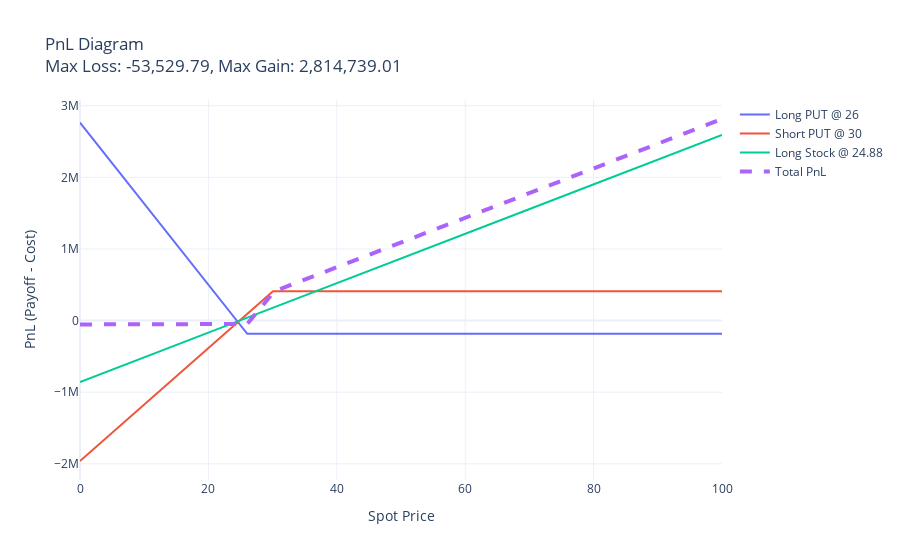

This figure's notebook cell:
### Code cell
# Example usage:
spot_prices = np.linspace(0, 100, 500)
exchange_rate = 1.1346
portfolio = Portfolio(exchange_rate=exchange_rate)
portfolio.add_leg(OptionLeg(strike=26, price=1.6291, quantity=100000, option_type='put'))
portfolio.add_leg(OptionLeg(strike=30, price=5.1736, quantity=-69600, option_type='put'))
portfolio.add_leg(StockLeg(price=24.88, quantity=30400))

portfolio.summary(spot_prices)
portfolio.plot_pnl(spot_prices)

### Figure 1 — Plotly figure (JSON) as saved in the notebook; plotly's stock layout.template omitted (floating-point values rounded to 4 significant figures; data arrays with more than 128 entries replaced by an {"elided": "..."} marker saying what was removed)
{"data": [{"mode": "lines", "name": "Long PUT @ 26", "type": "scatter", "x": {"elided": "500 float values"}, "y": {"elided": "500 float values"}}, {"mode": "lines", "name": "Short PUT @ 30", "type": "scatter", "x": {"elided": "500 float values"}, "y": {"elided": "500 float values"}}, {"mode": "lines", "name": "Long Stock @ 24.88", "type": "scatter", "x": {"elided": "500 float values"}, "y": {"elided": "500 float values"}}, {"line": {"dash": "dash", "width": 4}, "mode": "lines", "name": "Total PnL", "type": "scatter", "x": {"elided": "500 float values"}, "y": {"elided": "500 float values"}}], "layout": {"title": {"text": "PnL Diagram<br>Max Loss: -53,529.79, Max Gain: 2,814,739.01"}, "xaxis": {"title": {"text": "Spot Price"}}, "yaxis": {"title": {"text": "PnL (Payoff - Cost)"}}}}
